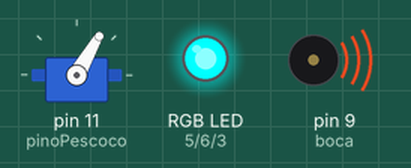
Simulated run of this sketch. Board: Arduino Uno, built with avr-gcc and run on an emulated ATmega328P. On the bench: servo, an RGB LED mixed from three pins (HIGH = lit), buzzer (waves = sounding).

Above: at 0.05 s.
At 0.75 s:
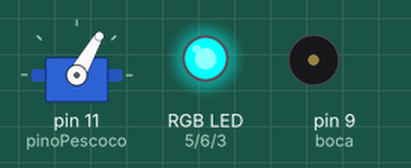
At 1.1 s:
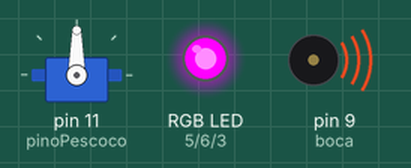
At 1.5 s:
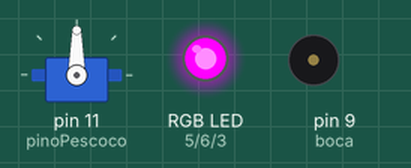
At 2.2 s:
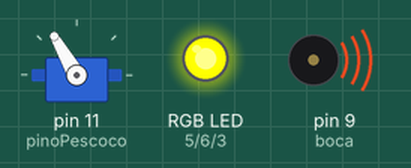
At 2.95 s:
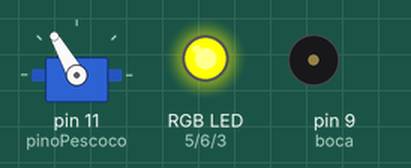
Timing chart, 0 to 6.9 s (numbered marks = the images above):
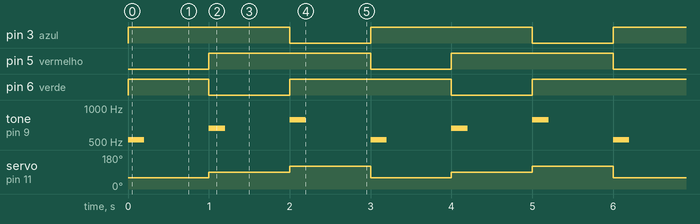

Measured:
- by itself, pin 3 (azul), pin 5 (vermelho): alternates HIGH for 2.0 s and LOW for 1.0 s
- by itself, pin 6 (verde): repeats every 3.0 s: LOW 1.0 s, HIGH 2.0 s
- by itself, tone on pin 9 (boca): repeats every 3.0 s: silent 0.80 s, 659 Hz 0.20 s, silent 0.80 s, 784 Hz 0.20 s, silent 0.80 s, 523 Hz 0.20 s
- by itself, servo on pin 11 (pinoPescoco): repeats every 3.0 s: 120° 1.0 s, 60° 1.0 s, 90° 1.0 s

The sketch:

ArduninaLedRGB.ino
```cpp
#include <Servo.h>

const int vermelho = 5;
const int verde = 6;
const int azul = 3;
const int boca = 9;
const int pinoPescoco = 11;

Servo pescoco;

void setup() {
  pinMode(vermelho, OUTPUT);
  pinMode(verde, OUTPUT);
  pinMode(azul, OUTPUT);
  pinMode(boca, OUTPUT);
  pescoco.attach(pinoPescoco);
}

// LED de ânodo comum: a perna maior vai no 5V
// e cada cor acende com LOW. O ! inverte: 1 vira LOW.
void cor(int r, int g, int b) {
  digitalWrite(vermelho, !r);
  digitalWrite(verde, !g);
  digitalWrite(azul, !b);
}

void loop() {
  cor(1, 0, 0);
  tone(boca, 523, 200);
  pescoco.write(60);
  delay(1000);
  cor(0, 1, 0);
  tone(boca, 659, 200);
  pescoco.write(90);
  delay(1000);
  cor(0, 0, 1);
  tone(boca, 784, 200);
  pescoco.write(120);
  delay(1000);
}
```
